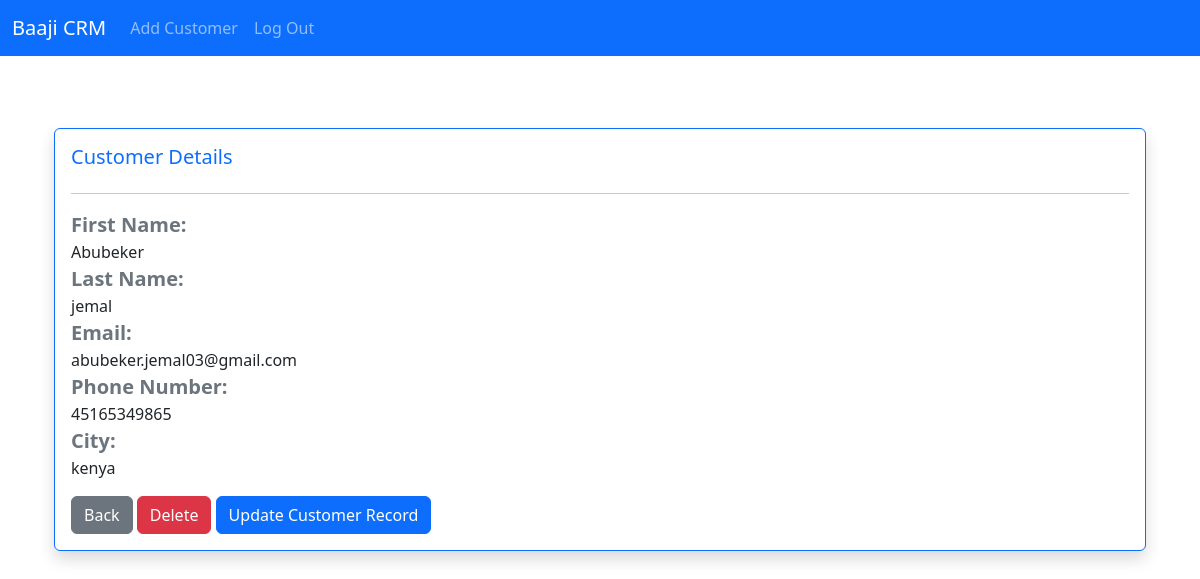
The page /customer/6 (signed in) on the database its author committed.
### website/models.py (models this page shows, shortened)
class Customer(models.Model):
     first_name =models.CharField( max_length=50)
     last_name =models.CharField( max_length=50)
     email =models.EmailField( max_length=254, blank=True, null=True)
     phone_numer= models.CharField(max_length=20)
     city =models.CharField( max_length=50)
     created_by = models.ForeignKey(User, on_delete=models.CASCADE , null=True)

### website/views.py (the view)
# urls.py: path('customer/<int:pk>', views.customer, name ='customer'),
def customer(request , pk):
    if request.user.is_authenticated:
        the_customer  = Customer.objects.get(id=pk)
        return render (request , 'customer.html',{'the_customer':the_customer})
    else:
        messages.success(request , 'You need to log in Frst ')
        return redirect ('home')

### website/templates/customer.html
{% extends "base.html" %}
{% block content %}
<div class="container mt-5">
    <div class="card border-primary shadow">
        <div class="card-body">
            <h5 class="card-title text-primary mb-4">Customer Details</h5>
            <hr>
            <p class="card-text">
                <strong class="text-secondary fs-5">First Name:</strong><br>
                {{ the_customer.first_name }}<br>
                <strong class="text-secondary fs-5">Last Name:</strong><br>
                {{ the_customer.last_name }}<br>
                <strong class="text-secondary fs-5">Email:</strong><br>
                {{ the_customer.email }}<br>
                <strong class="text-secondary fs-5">Phone Number:</strong><br>
                {{ the_customer.phone_numer }}<br>
                <strong class="text-secondary fs-5">City:</strong><br>
                {{ the_customer.city }}<br>
            </p>
            <a href="{% url 'home' %}" class="btn btn-secondary">Back</a>
            <a href="{% url 'delete_customer' the_customer.pk %}" class="btn btn-danger">Delete</a>
            <a href="{% url 'update_customer' the_customer.pk %}" class="btn btn-primary">Update Customer Record</a>
        </div>
    </div>
</div>
{% endblock %}

### rows shown on the page
Customer: first_name "Abubeker", last_name "jemal", email "abubeker.jemal03@gmail.com", phone_numer "45165349865", city "kenya"
